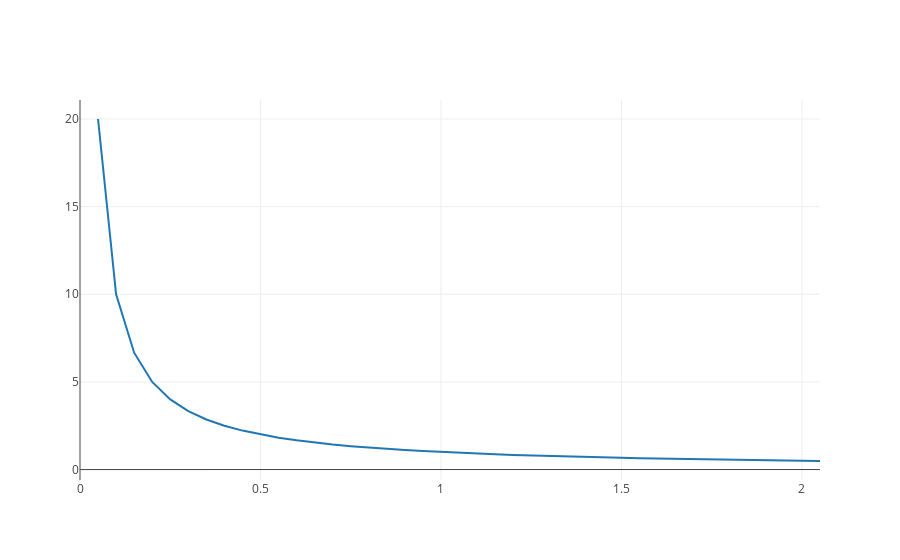

The code cell stored with this chart in its notebook:
### Markdown cell above
and use plotly to plot this function for $x > 0$. Adjust the range for $x$ so that you get a "decent" graph.

### Code cell
range_x = arange(0,2.1,0.05)
iplot([{"x": range_x, "y": [1/x for x in range_x]}])

### Figure 1 — Plotly figure (JSON) as saved in the notebook; plotly's stock layout.template omitted (floating-point values rounded to 4 significant figures)
{"data": [{"x": [0, 0.05, 0.1, 0.15, 0.2, 0.25, 0.3, 0.35, 0.4, 0.45, 0.5, 0.55, 0.6, 0.65, 0.7, 0.75, 0.8, 0.85, 0.9, 0.95, 1, 1.05, 1.1, 1.15, 1.2, 1.25, 1.3, 1.35, 1.4, 1.45, 1.5, 1.55, 1.6, 1.65, 1.7, 1.75, 1.8, 1.85, 1.9, 1.95, 2, 2.05], "y": [null, 20, 10, 6.667, 5, 4, 3.333, 2.857, 2.5, 2.222, 2, 1.818, 1.667, 1.538, 1.429, 1.333, 1.25, 1.176, 1.111, 1.053, 1, 0.9524, 0.9091, 0.8696, 0.8333, 0.8, 0.7692, 0.7407, 0.7143, 0.6897, 0.6667, 0.6452, 0.625, 0.6061, 0.5882, 0.5714, 0.5556, 0.5405, 0.5263, 0.5128, 0.5, 0.4878]}], "layout": {}}
